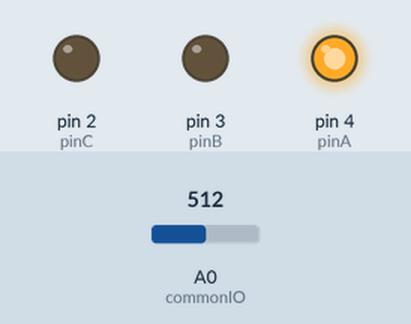
The sketch below on a simulated Arduino Uno, built with avr-gcc and run on an emulated ATmega328P. Parts: output pins drawn as LEDs (lit = HIGH). Inputs (shaded band) come from the test bench; at power-on: A0 (commonIO) = 512. What the sketch prints to the serial monitor is not drawn.

Above: at 0.1 s.
Timing chart, 0 to 1.6 s (numbered marks = the images above):
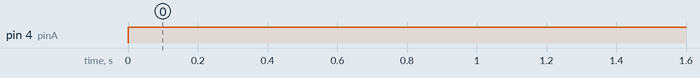

The sketch:

AnalogMuxTesting.ino
```cpp
const int commonIO = 0;
const int deviceNumber = 2;
int pinA = 4, pinB = 3, pinC = 2;
int selector;
int analogValue;

void setup () {
  Serial.begin(9600);

  pinMode(pinA, OUTPUT);
  pinMode(pinB, OUTPUT);
  pinMode(pinC, OUTPUT);
}

void loop () {
  for (selector = 0; selector < deviceNumber; selector++) {
    digitalWrite(pinA, bitRead(selector, 0));
    digitalWrite(pinB, bitRead(selector, 1));
    digitalWrite(pinC, bitRead(selector, 2));

    analogValue = analogRead(commonIO);

    Serial.print(selector);
    Serial.print("  ");
    Serial.println(analogValue);
  }

  delay(1000);
}
```

Measured:
- by itself, pin 4 (pinA): LOW → HIGH at 0.00 s
